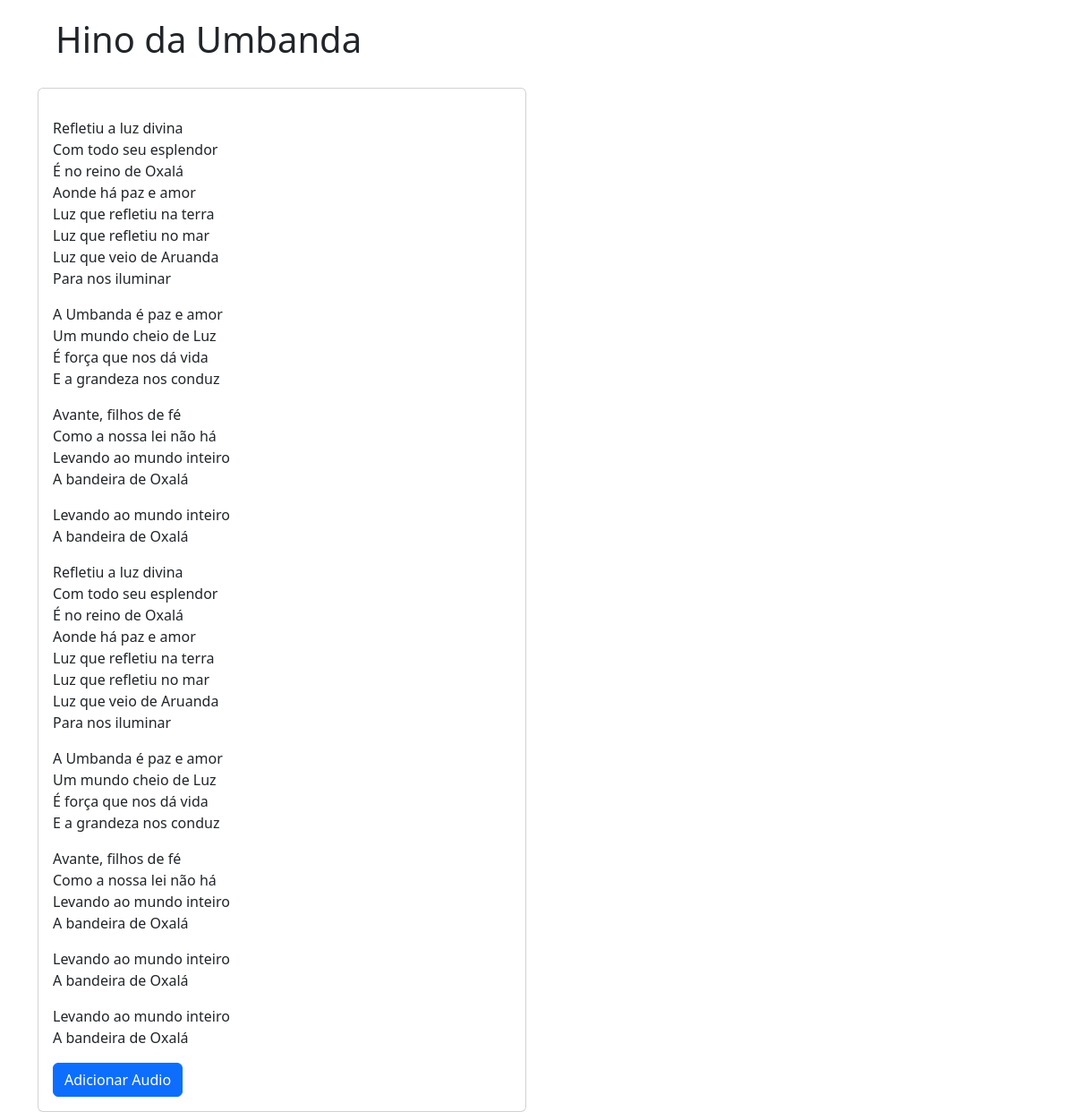
The app's page /hinario/hino-da-umbanda with its own data.
### pontos/models.py (models this page shows)
class Ponto(models.Model):
    category = models.ForeignKey(CreateHinario, on_delete=models.PROTECT)
    ponto = models.TextField()
    audio = models.FileField(upload_to="", max_length=100, blank=True)
    urlYoutube = models.URLField(max_length=200, blank=True)
    dateofpost = models.DateTimeField(auto_now_add=True)
    def __str__(self):
        return f"{str(self.ponto)}"

### pontos/views.py (the view)
# urls.py: path("hinario/<slug:slug_id>", views.pontosView, name="hino"),
def pontosView(request, slug_id):
    match slug_id:
        case "hino-da-umbanda":
            pontos = Ponto.objects.filter(category_id=4)
            return render(request, "pontos.html", {"ponto": pontos, "title": "Hino da Umbanda"})
        case "hinos-da-ayahuasca":
            pontos = Ponto.objects.filter(category_id=5)
            return render(request, "pontos.html", {"ponto": pontos, "title": "Hinos da Ayahuasca"})
        case "hinario-do-mestre-irineu":
            pontos = Ponto.objects.filter(category_id=6)
            return render(request, "pontos.html", {"ponto": pontos, "title": "O Cruzeirinho"})
        case "abertura":
            pontos = Ponto.objects.filter(category_id=7)
            return render(request, "pontos.html", {"ponto": pontos, "title": "Abertura"})
        case "saldacao-da-porteira":
            pontos = Ponto.objects.filter(category_id=8)
            return render(request, "pontos.html", {"ponto": pontos, "title": "Saldação da Porteira"})
        case "defumacao":
            pontos = Ponto.objects.filter(category_id=9)
            return render(request, "pontos.html", {"ponto": pontos, "title": "Defumação"})
        case "descarrego":
            pontos = Ponto.objects.filter(category_id=10)
            return render(request, "pontos.html", {"ponto": pontos, "title": "Descarrego"})
        case "encerramento":
            pontos = Ponto.objects.filter(category_id=11)
            return render(request, "pontos.html", {"ponto": pontos, "title": "Encerramento"})
        case "oxala":
            pontos = Ponto.objects.filter(category_id=12)
            return render(request, "pontos.html", {"ponto": pontos, "title": "Oxalá"})
        case "ogum":
            pontos = Ponto.objects.filter(category_id=13)
            return render(request, "pontos.html", {"ponto": pontos, "title": "Ogum"})
        case "omulu-obaluae":
            pontos = Ponto.objects.filter(category_id=14)
            return render(request, "pontos.html", {"ponto": pontos, "title": "Omulu/Obaluaê"})
        case "iemanja":
            pontos = Ponto.objects.filter(category_id=15)
            return render(request, "pontos.html", {"ponto": pontos, "title": "Iemanjá"})
        case "xango":
            pontos = Ponto.objects.filter(category_id=16)
            return render(request, "pontos.html", {"ponto": pontos, "title": "Xangô"})
        case "oxossi":
            pontos = Ponto.objects.filter(category_id=17)
            return render(request, "pontos.html", {"ponto": pontos, "title": "Oxossi"})
        case "oxum":
            pontos = Ponto.objects.filter(category_id=18)
            return render(request, "pontos.html", {"ponto": pontos, "title": "Oxum"})
        case "iansa":
            pontos = Ponto.objects.filter(category_id=19)
            return render(request, "pontos.html", {"ponto": pontos, "title": "Iansã"})
        case "nana-buruque":
            pontos = Ponto.objects.filter(category_id=20)
            return render(request, "pontos.html", {"ponto": pontos, "title": "Nanã Buruque"})
        case "marinheiros-marujos":
            pontos = Ponto.objects.filter(category_id=21)
            return render(request, "pontos.html", {"ponto": pontos, "title": "Marinheiros e Marujos"})
        case "boiaderos":
            pontos = Ponto.objects.filter(category_id=22)
            return render(request, "pontos.html", {"ponto": pontos, "title": "Boiaderos"})
        case "baianos":
            pontos = Ponto.objects.filter(category_id=23)
            return render(request, "pontos.html", {"ponto": pontos, "title": "Bainos"})
        case "pretos-velhos":
            pontos = Ponto.objects.filter(category_id=24)
            return render(request, "pontos.html", {"ponto": pontos, "title": "Pretos Velhos"})
        case "caboclos":
            pontos = Ponto.objects.filter(category_id=25)
            return render(request, "pontos.html", {"ponto": pontos, "title": "Caboclos"})
        case "exus-pomba-giras":
            pontos = Ponto.objects.filter(category_id=26)
            return render(request, "pontos.html", {"ponto": pontos, "title": "Exus e Pomba Giras"})
        case "criancas":
            pontos = Ponto.objects.filter(category_id=27)
            return render(request, "pontos.html", {"ponto": pontos, "title": "Crianças"})
    return HttpResponse(f"{slug_id}")

### pontos/templates/pontos.html (shortened to what this page needs)
<!DOCTYPE html>
<html lang="en">
<head>
    <link href="https://cdn.jsdelivr.net/npm/bootstrap@5.3.3/dist/css/bootstrap.min.css" rel="stylesheet">
</head>
<body>
    <div class="container">
        <h1 style="margin: 20px">{{ title }}</h1>
        {% for p in ponto %}
            <div class="row" style="margin-top: 30px;">
                <div class="col-sm-6">
                    <div class="card">
                        <div class="card-body">
                            <p class="card-text" style="text-align: center;">{{ p|linebreaks }}</p>
                            {% if p.audio or p.urlYoutube %}
                                <audio src="{{ p.audio.url }}" controls></audio>
                            {% else %}
                                <a href="{% url "pontos:update-hino" p.id %}" class="btn btn-primary">Adicionar Audio</a>
                            {% endif %}
                        </div>
                    </div>
            </div>
            <br>
            <br>
        {% endfor %}
    </div>
</body>
</html>

### records on screen
Ponto: ponto "Refletiu a luz divina Com todo seu esplendor É no reino de Oxalá Aonde há paz e amor Luz que refletiu na terra Luz que refletiu no mar Luz que veio de Aruanda Para nos iluminar A Umbanda é paz e amor Um mundo cheio de Luz É força que nos dá vida E a grandeza nos conduz Avante, filhos de fé Como a nossa lei não há Levando ao mundo inteiro A bandeira de Oxalá Levando ao mundo inteiro A bandeira de Oxalá Refletiu a luz divina Com todo seu esplendor É no reino de Oxalá Aonde há paz e amor Luz que refletiu na terra Luz que refletiu no mar Luz que veio de Aruanda Para nos iluminar A Umbanda é paz e amor Um mundo cheio de Luz É força que nos dá vida E a grandeza nos conduz Avante, filhos de fé…", audio "Adicionar Audio"

### other values on screen
{{ title }} "Hino da Umbanda"
